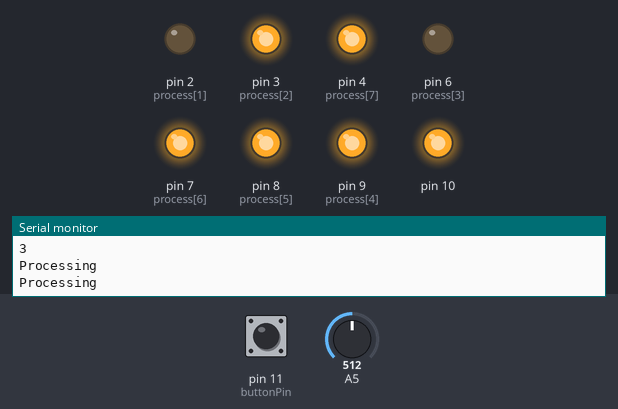
Recording of a sketch running on a simulated Arduino Uno, built with avr-gcc and run on an emulated ATmega328P. Shown: output pins drawn as LEDs (lit = HIGH), the last lines printed to the serial monitor. The test bench sets the inputs (shaded band); at power-on: pin 11 (buttonPin) HIGH, A5 = 512. Random numbers use the default seed unless the sketch sets one; pins used as bus, display or sensor lines are not drawn.

Above: at 7.25 s.
7.3 s: pin 11 (buttonPin) pulled LOW for 2.25 s
At 8.3 s:
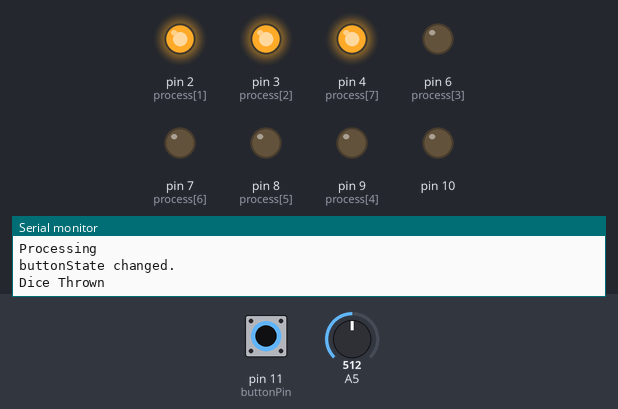
At 10.7 s:
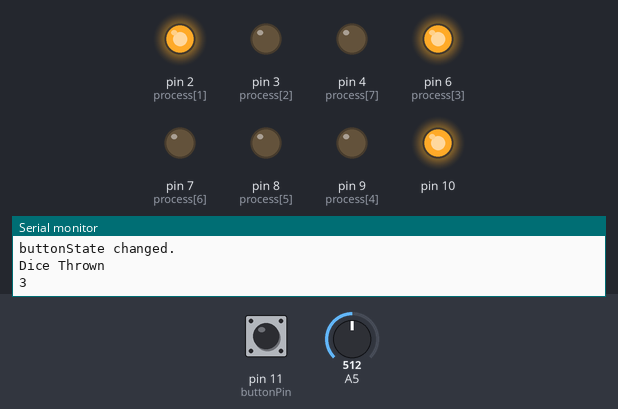
11.0 s: A5 set to 306
At 15.9 s:
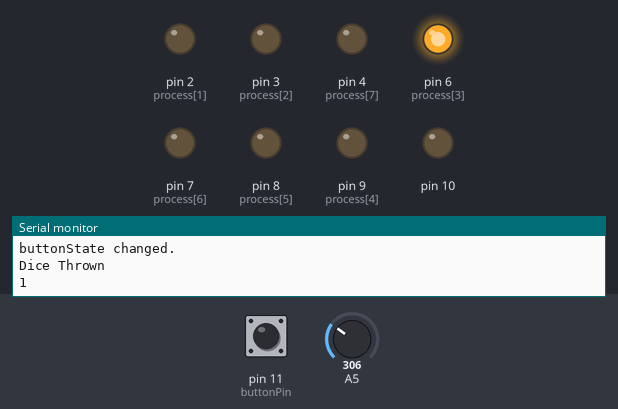
Timing chart, 0 to 26.3 s (numbered marks = the images above; inputs shaded):
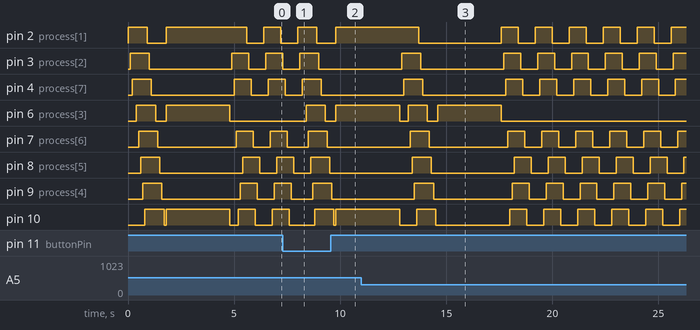

The sketch:

Dice.ino
```cpp
int ShowNumPin[6][6]={{5},{1,9},{1,5,9},{2,4,6,8},{1,3,5,7,9},{1,4,7,3,6,9}};
int process[8]={1,2,3,6,9,8,7,4};
int DiceThrown[9]={1,2,3,4,5,6,7,8,9};
const int buttonPin=11;
int buttonState=0;
int previousButtonState=buttonState;
void setup() {
    Serial.begin(9600);
    pinMode(buttonPin,INPUT);
  for(int i=2;i<=10;i++)
  {

    pinMode(i,OUTPUT);

        }
  // put your setup code here, to run once:

}

void loop()
{
   // read the state of the pushbutton value:
  buttonState = digitalRead(buttonPin);
  if (buttonState == previousButtonState)
   {
     for(int i=2;i<=10;i++)
    digitalWrite(i, LOW);
    showProcessing();
   }
  if (buttonState !=previousButtonState)
  {
    Serial.println("buttonState changed.");
    throwDice();
  }
  previousButtonState=buttonState;
}
void throwDice()
{
  for(int i=2;i<=10;i++)
    digitalWrite(i, LOW);
     Serial.println("Dice Thrown");
  for(int i=0;i<9;i++)
  {
    digitalWrite(DiceThrown[i]+1,HIGH);
    delay(100);
  }
  for(int i=0;i<9;i++)
  {
    digitalWrite(DiceThrown[i]+1,LOW);
    delay(100);
  }
   int n;
  randomSeed(analogRead(5));
  n=random(1,7);
  Serial.println(n);
  for(int i=0;i<n;i++)
  {

    digitalWrite((ShowNumPin[n-1][i])+1,HIGH);

  }
    delay(3000);
}
void showProcessing()
{
  Serial.println("Processing");
  for(int i=0;i<8;i++)
  {
    digitalWrite(process[i]+1,HIGH);
    delay(100);
  }
  for(int i=0;i<8;i++)
  {
    digitalWrite(process[i]+1,LOW);
    delay(100);
  }
}
```

Measured:
- after the input at 7.3 s, pin 6 (process[3]): LOW → HIGH after 1.1 s, → LOW 0.90 s later, → HIGH 0.50 s later
- by itself, pin 2 (process[1]): repeats every 1.6 s: HIGH 0.80 s, LOW 0.80 s
